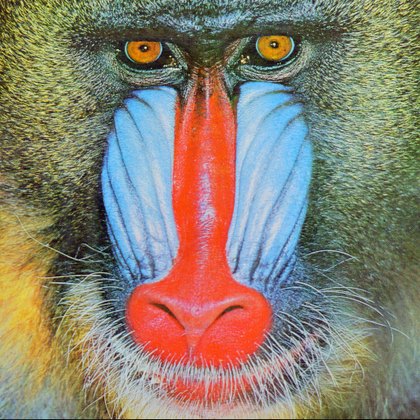
%> input picture baboon.png, 420 x 420 px, shrunk from 512 x 512 before the run
$ octave image_histrogram.m   (GNU Octave 9; MATLAB toolbox functions it lacks are replaced by stand-ins)
%> lines starting %> are read from the running program, lines starting %| are printed output that depends on the picture
clear all
close all
img = imread("baboon.png");
%> img is the input picture: size 420x420x3 uint8; mean R, G, B 137.4, 128.9, 113.1

[fil, col, ch] = size(img);
%> fil = 420; col = 420; ch = 3
img_gray = rgb2gray(img);
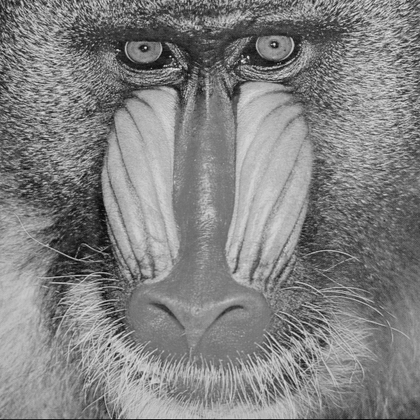
%> img_gray: size 420x420 uint8; min 3, max 243, mean 129.6

figure;
subplot(1,2,1);
imshow(img_gray);

histog = zeros(1,256);

for x=1:fil
    for y=1:col
        rk = img_gray(x,y);
        k = rk + 1;
        histog(1,k) = histog(1,k) + 1;
    end
end
%> after the loop, histog = 256 values, max 1945 at index 122, min 0 at index 1, mean 689.1

subplot(1,2,2);
bar(histog)
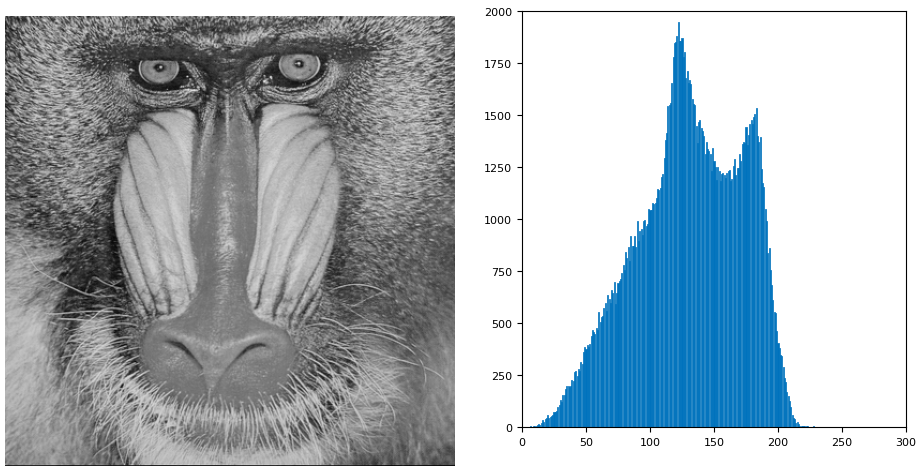
%> figure redrawn from the program's plot data, 2 panels

$ run again, with ball_red.png copied over baboon.png
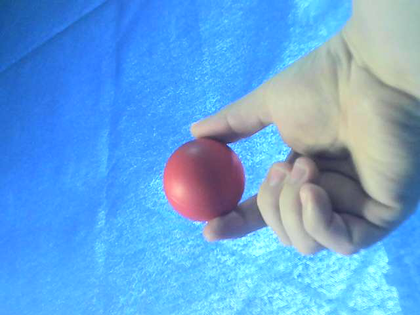
%> input picture ball_red.png, 420 x 315 px, shrunk from 640 x 480 before the run
%> img is the input picture: size 315x420x3 uint8; mean R, G, B 101.5, 164.2, 219.9
%> `img_gray = rgb2gray(img);`:
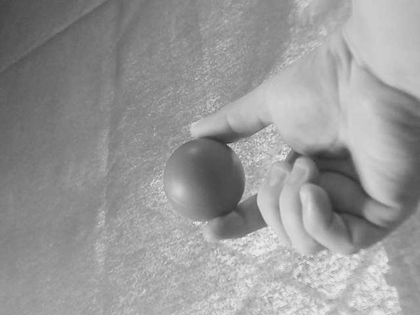
%> img_gray: size 315x420 uint8; min 43, max 236, mean 151.8
%> after the loop `for x=1:fil`: histog = 256 values, max 2158 at index 140, min 0 at index 1, mean 516.8
%> `bar(histog)`:
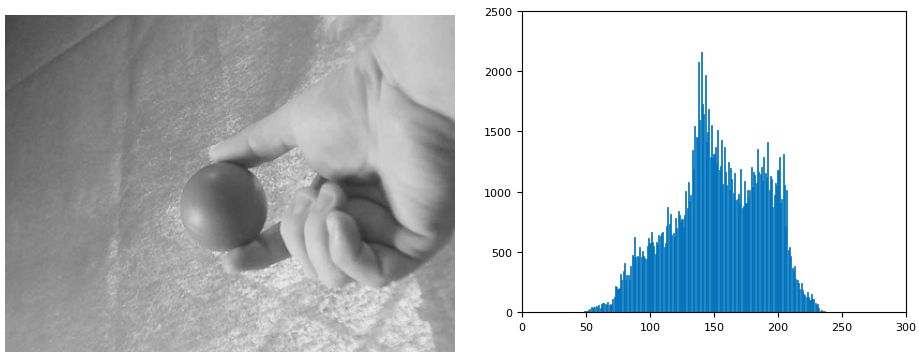
%> figure redrawn from the program's plot data, 2 panels

$ run again, with davis_hall.jpeg saved as baboon.png
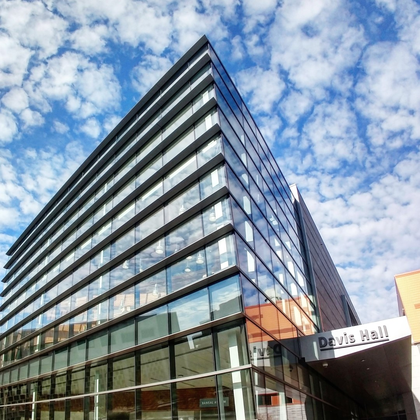
%> input picture davis_hall.jpeg, 420 x 420 px, shrunk from 1080 x 1080 before the run
%> img is the input picture: size 420x420x3 uint8; mean R, G, B 133.2, 147, 160.1
%> `img_gray = rgb2gray(img);`:
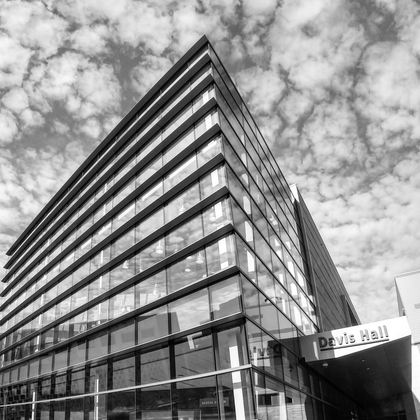
%> img_gray: size 420x420 uint8; min 0, max 255, mean 144.3
%> after the loop `for x=1:fil`: histog = 256 values, max 1544 at index 219, min 0 at index 256, mean 689.1
%> `bar(histog)`:
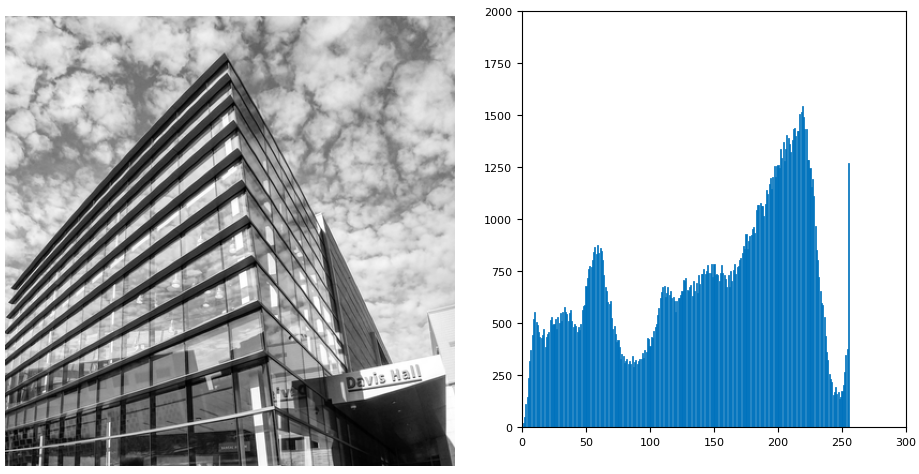
%> figure redrawn from the program's plot data, 2 panels
